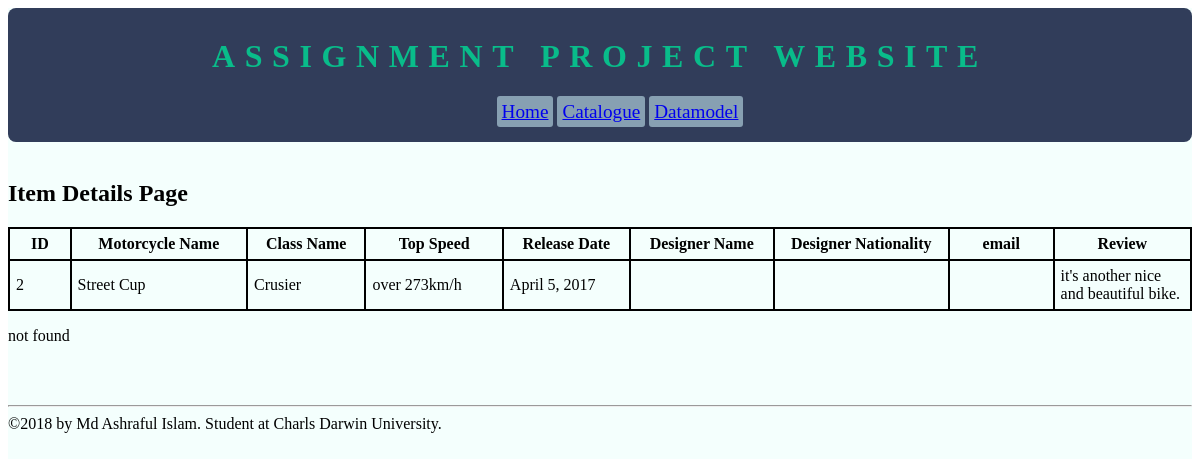
Screenshot of /items/2/ with the database file from the repository.
### motorcycles/models.py (models this page shows, shortened)
class Bike(models.Model):
    name = models.CharField(max_length = 20)
    review = models.CharField(max_length = 200, null=True,blank=True)
    className = models.CharField(max_length = 30, null=True)
    topSpeed = models.CharField(max_length=15, null=True)
    releaseDate = models.DateField()
    designer_name = models.CharField(max_length = 50, blank=True)
    nationality = models.CharField(max_length = 30, blank=True)
    email = models.EmailField(blank = True)

### motorcycles/views.py (the view)
# urls.py: url(r'^items/(?P<item_id>[0-9]+)/', items, name= "items"),
def items(request, item_id):
    context = {
    'items':Bike.objects.get(id=item_id)
    }
    return render(request, "items.html", context )

### motorcycles/templates/items.html (shortened to what this page needs)
{% extends "base.html" %}
{% load static %}
{%block section_2%}
<div class="bikeslist">
    <h2 class="page-heading">Item Details Page</h2>
    <div class="bikes">
            <table>
              <thead>
                <tr>
                  <th style="width:10px;">ID</th>
                  <th style="width:40px;">Motorcycle Name</th>
                  <th style="width:40px;">Class Name</th>
                  <th style="width:40px;">Top Speed</th>
                  <th style="width:40px;">Release Date</th>
                  <th style="width:40px;">Designer Name</th>
                  <th style="width:40px;">Designer Nationality</th>
                  <th style="width:40px;">email</th>
                  <th style="width:40px;">Review</th>
                </tr>
              </thead>
              <tbody>
                {% if items %}
                <tr>
                  <td> {{ items.id }} </td>
                  <td> {{ items.name }} </a></td>
                  <td> {{ items.className }} </td>
                  <td> {{ items.topSpeed }} </td>
                  <td> {{ items.releaseDate }} </td>
                  <td> {{ items.designer_name }} </td>
                  <td> {{ items.nationality }} </td>
                  <td> {{ items.email }} </td>
                  <td> {{ items.review }} </td>
                </tr>
                {% endif %}
              </tbody>
            </table>
            <p>not found</p>
    </div>
</div>
{%endblock%}

### motorcycles/static/css/style.css (style rules this page uses)
table, th, td { border:2px solid black; border-collapse: collapse; }
table { width:100%; }
td, th { padding: 6px; }
th { width:20%; }

### rows the page displays
Bike: id "2", name "Street Cup", className "Crusier", topSpeed "over 273km/h", releaseDate "April 5, 2017", review "it's another nice and beautiful bike."
